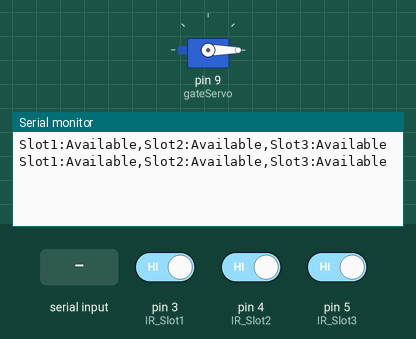
Recording of a sketch running on a simulated Arduino Uno, built with avr-gcc and run on an emulated ATmega328P. On the bench: servo, the last lines printed to the serial monitor. The test bench sets the inputs (shaded band); at power-on: pin 3 (IR_Slot1) HIGH, pin 4 (IR_Slot2) HIGH, pin 5 (IR_Slot3) HIGH.

Above: at 1.2 s.
1.3 s: pin 3 (IR_Slot1) driven LOW
At 3.0 s:
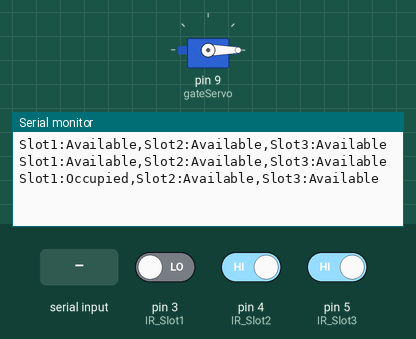
4.7 s: pin 4 (IR_Slot2) driven LOW
At 6.2 s:
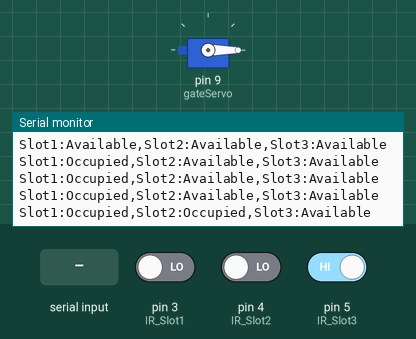
7.8 s: pin 5 (IR_Slot3) driven LOW
At 9.3 s:
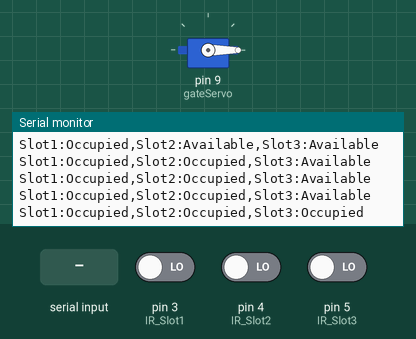
11.0 s: "1" received over Serial
13.0 s: pin 3 (IR_Slot1) driven HIGH
At 14.4 s:
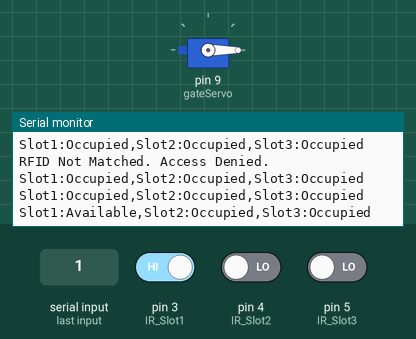
16.2 s: pin 4 (IR_Slot2) driven HIGH
At 17.4 s:
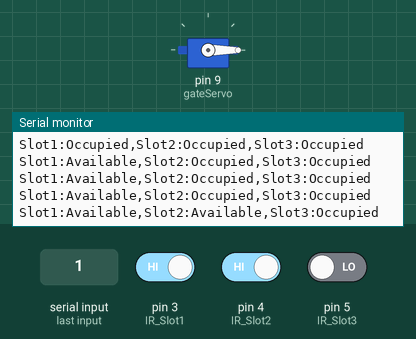

Measured:
- after the input at 1.3 s, the serial monitor: prints a new line after 0.85 s (image 1)
- after the input at 4.7 s, the serial monitor: prints a new line after 0.61 s (image 2)
- after the input at 7.8 s, the serial monitor: prints a new line after 0.66 s (image 3)
- after the input at 13.0 s, the serial monitor: prints a new line after 0.71 s (image 4)
- after the input at 16.2 s, the serial monitor: prints a new line after 0.66 s (image 5)

The sketch:

smart_parking.ino
```cpp
/***connecting ardunio uno to em 18 rfid, servo motor and 3 ir sensor. this is a smart parking project.
1st the car with rfid will scan in with em 18 if it is match then the servo work as a gate here it will open for 3 second and close again . later the car move to parking  space where we have 3 slots in it. if already someother car is parked then it should say this slot is filled. we are using nodemcu connected to ardunio for transfering data so that the website will display the slot infomation. give code for this concept with step by step connection process.***/

// **Connections**
// 1. EM-18 RFID Reader
//    - EM-18 VCC to Arduino 5V
//    - EM-18 GND to Arduino GND
//    - EM-18 TX to Arduino RX (Pin 2)

// 2. SG90 Servo Motor (Gate)
//    - Servo VCC to Arduino 5V
//    - Servo GND to Arduino GND
//    - Servo Signal to Arduino Pin 9

// 3. IR Sensors (3 slots)
//    - IR Sensor 1 OUT to Arduino Pin 3
//    - IR Sensor 2 OUT to Arduino Pin 4
//    - IR Sensor 3 OUT to Arduino Pin 5
//    - All IR VCCs to Arduino 5V
//    - All IR GNDs to Arduino GND

// 4. NodeMCU (via Serial Communication)
//    - NodeMCU TX to Arduino Pin 7
//    - NodeMCU RX to Arduino Pin 6
//    - NodeMCU GND to Arduino GND

#include <Servo.h>
#include <SoftwareSerial.h>

Servo gateServo; // Servo motor for the gate
SoftwareSerial nodeMCU(6, 7); // RX, TX for NodeMCU communication

// IR Sensors Pins
const int IR_Slot1 = 3;
const int IR_Slot2 = 4;
const int IR_Slot3 = 5;

// RFID Setup
const int rfidRxPin = 2; // RFID Reader TX connected to Arduino RX (Pin 2)
String allowedRFID = "1234567890"; // Example RFID UID (modify accordingly)

void setup() {
  Serial.begin(9600); // RFID Reader communication
  nodeMCU.begin(9600); // NodeMCU communication

  gateServo.attach(9); // Servo motor pin
  gateServo.write(0); // Ensure the gate is closed initially

  // Initialize IR sensors
  pinMode(IR_Slot1, INPUT);
  pinMode(IR_Slot2, INPUT);
  pinMode(IR_Slot3, INPUT);
}

void loop() {
  // **RFID Scanning and Gate Control**
  if (Serial.available() > 0) {
    String rfidData = "";
    while (Serial.available() > 0) {
      rfidData += char(Serial.read());
      delay(10);
    }
    rfidData.trim();

    if (rfidData == allowedRFID) {
      Serial.println("RFID Matched. Gate Opening.");
      gateServo.write(90); // Open gate
      delay(3000); // Wait for 3 seconds
      gateServo.write(0); // Close gate
    } else {
      Serial.println("RFID Not Matched. Access Denied.");
    }
  }

  // **Check Parking Slot Availability**
  int slot1Status = digitalRead(IR_Slot1);
  int slot2Status = digitalRead(IR_Slot2);
  int slot3Status = digitalRead(IR_Slot3);

  String slotData = "";
  slotData += (slot1Status == LOW ? "Slot1:Occupied," : "Slot1:Available,");
  slotData += (slot2Status == LOW ? "Slot2:Occupied," : "Slot2:Available,");
  slotData += (slot3Status == LOW ? "Slot3:Occupied" : "Slot3:Available");

  // Send slot status to NodeMCU
  nodeMCU.println(slotData);

  // Print slot data for debugging
  Serial.println(slotData);

  delay(1000); // Wait before the next update
}

// HTML for displaying the parking slot status
// Place this HTML and CSS in the NodeMCU's SPIFFS or serve through HTTP
const char webpage[] PROGMEM = R"rawliteral(
<!DOCTYPE html>
<html lang="en">
<head>
  <meta charset="UTF-8">
  <meta name="viewport" content="width=device-width, initial-scale=1.0">
  <title>Smart Parking System</title>
  <style>
    body {
      font-family: Arial, sans-serif;
      margin: 0;
      padding: 0;
      display: flex;
      justify-content: center;
      align-items: center;
      height: 100vh;
      background: #f4f4f9;
      color: #333;
    }
    .container {
      text-align: center;
      background: #fff;
      padding: 20px;
      border-radius: 10px;
      box-shadow: 0 4px 6px rgba(0, 0, 0, 0.1);
    }
    h1 {
      color: #007bff;
      margin-bottom: 20px;
    }
    .slot {
      font-size: 1.2em;
      margin: 10px 0;
    }
    .available {
      color: #28a745;
    }
    .occupied {
      color: #dc3545;
    }
  </style>
</head>
<body>
  <div class="container">
    <h1>Parking Slot Status</h1>
    <div id="slot1" class="slot">Slot 1: <span class="available">Available</span></div>
    <div id="slot2" class="slot">Slot 2: <span class="occupied">Occupied</span></div>
    <div id="slot3" class="slot">Slot 3: <span class="available">Available</span></div>
  </div>
  <script>
    setInterval(() => {
      fetch("/slotdata")
        .then(response => response.json())
        .then(data => {
          document.getElementById('slot1').innerHTML = `Slot 1: <span class="${data.slot1 === 'Available' ? 'available' : 'occupied'}">${data.slot1}</span>`;
          document.getElementById('slot2').innerHTML = `Slot 2: <span class="${data.slot2 === 'Available' ? 'available' : 'occupied'}">${data.slot2}</span>`;
          document.getElementById('slot3').innerHTML = `Slot 3: <span class="${data.slot3 === 'Available' ? 'available' : 'occupied'}">${data.slot3}</span>`;
        });
    }, 1000);
  </script>
</body>
</html>
)rawliteral";
```
